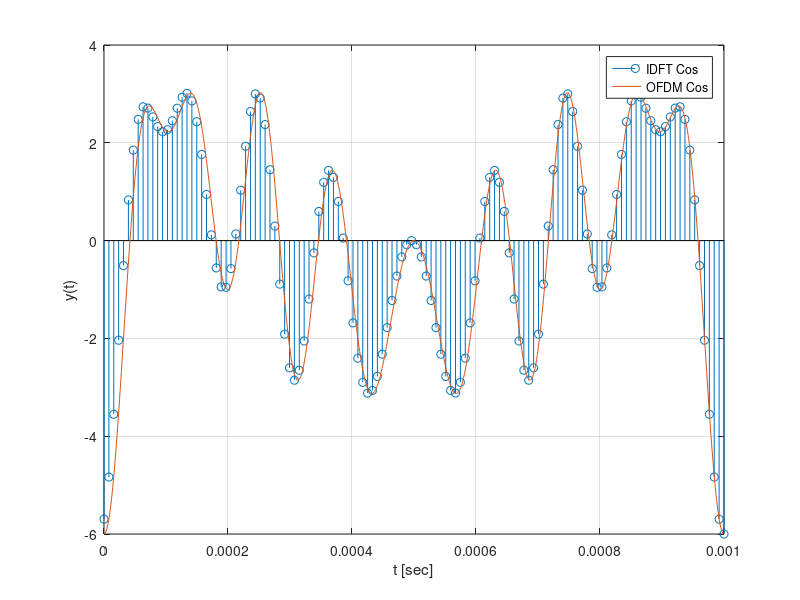
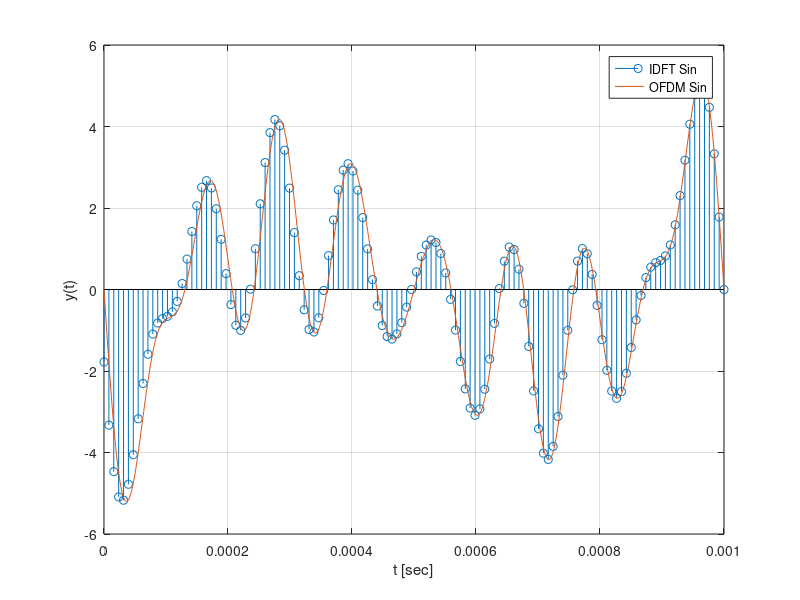
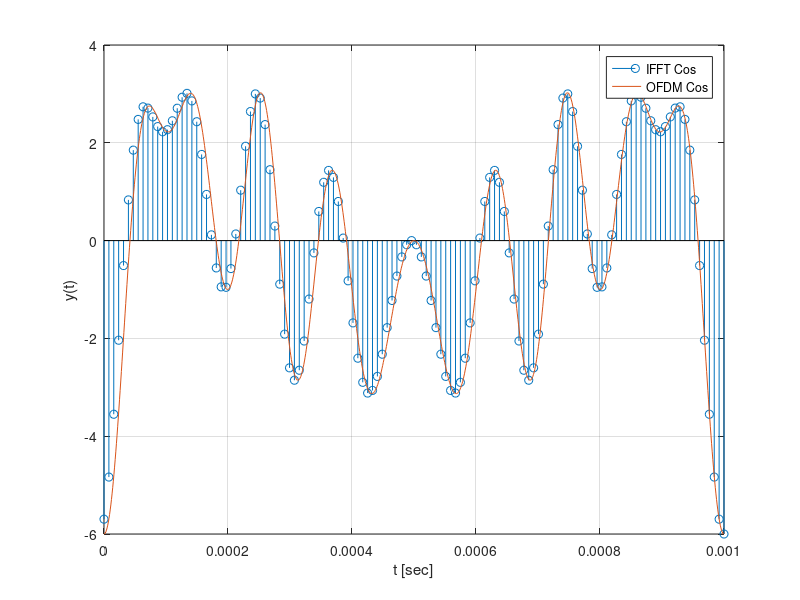
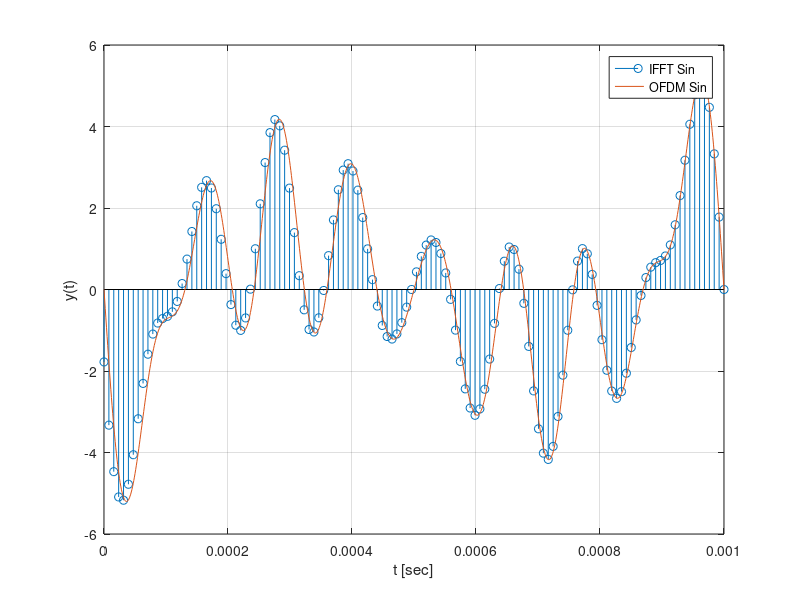

MATLAB code for these plots, in order:
clc, clear, close all

%% parameter
f0=1000; %Fundamental Frequency
T=1/f0; %Symbol Duration
L=10; %Number of Data
Data=randi([0 1], [1 L]); %Random Bits
Index=find(Data==0); %Index of Bit 0
Data(Index)=-1; %Change 0 to -1
t=linspace(0,T,1000);

%%OFDM signal implementation
OFDM_Cos=0;
OFDM_Sin=0; %OFDM signal initialization
for k=1:L
   Cos_carrier=Data(k)*cos(2*pi*k*f0*t);
   Sin_carrier=Data(k)*sin(2*pi*k*f0*t);
   OFDM_Cos=OFDM_Cos+Cos_carrier;
   OFDM_Sin=OFDM_Sin+Sin_carrier;
end

N_IDFT=128;
N_IFFT=128;

%%IDFT implementation
IDFT_sum=0;
for n=1:N_IDFT
    for k=1:N_IDFT
        Data=[Data zeros(1,N_IDFT-length(Data))];
        IDFT_sum(k)=Data(k)*exp((j*2*pi*k*n)/N_IDFT);
        IDFT(n)=sum(IDFT_sum);
    end
end

%%plot IDFT and OFDM graph
figure
stem(linspace(0,T,N_IDFT),IDFT)
hold on
plot(t,OFDM_Cos)
xlabel('t [sec]'), ylabel('y(t)'), grid on,legend('IDFT Cos','OFDM Cos')


figure
stem(linspace(0,T,N_IDFT),imag(IDFT))
hold on
plot(t,OFDM_Sin)
xlabel('t [sec]'), ylabel('y(t)'), grid on,legend('IDFT Sin','OFDM Sin')

%%IFFT implementation
IFFT_sum=0;
for n=1:N_IFFT
   for k=1:N_IFFT
       Data=[Data(1:L) zeros(1,N_IFFT-length(Data(1:L)))];
       IFFT_sum(k)=Data(k)*exp((j*2*pi*k*n)/N_IFFT);
       IFFT(n)=sum(IFFT_sum);
   end
end

%IFFT=ifft(Data(1:L),N_IFFT)*N_IFFT;

%%plot IFFT and ODFM graph
figure
stem(linspace(0,T,N_IFFT),IFFT)
hold on
plot(t,OFDM_Cos)
xlabel('t [sec]'), ylabel('y(t)'), grid on,legend('IFFT Cos','OFDM Cos')

figure
stem(linspace(0,T,N_IFFT),imag(IFFT))
hold on
plot(t,OFDM_Sin)
xlabel('t [sec]'), ylabel('y(t)'), grid on,legend('IFFT Sin','OFDM Sin')